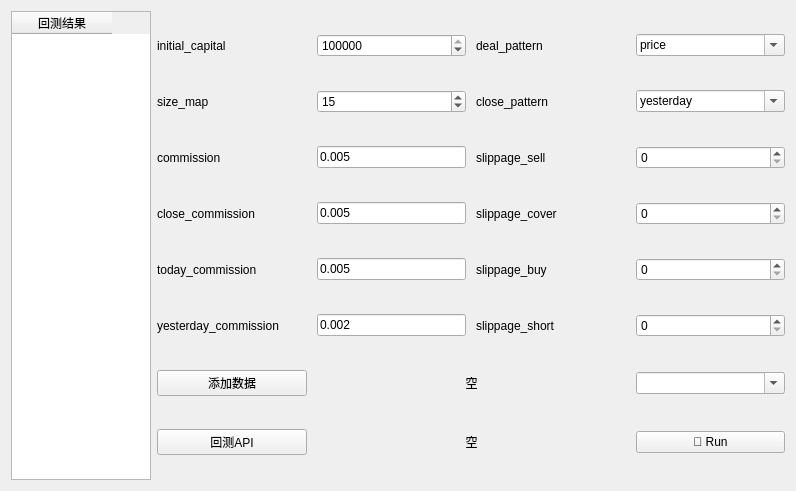
<?xml version="1.0" encoding="UTF-8"?>
<ui version="4.0">
 <class>Form</class>
 <widget class="QWidget" name="Form">
  <property name="geometry">
   <rect>
    <x>0</x>
    <y>0</y>
    <width>796</width>
    <height>491</height>
   </rect>
  </property>
  <property name="windowTitle">
   <string>Form</string>
  </property>
  <layout class="QHBoxLayout" name="horizontalLayout" stretch="2,9">
   <item>
    <widget class="QTableWidget" name="tableWidget">
     <column>
      <property name="text">
       <string>回测结果</string>
      </property>
     </column>
    </widget>
   </item>
   <item>
    <layout class="QGridLayout" name="gridLayout" columnstretch="3,3,3,3">
     <property name="spacing">
      <number>10</number>
     </property>
     <item row="0" column="1">
      <widget class="QSpinBox" name="initial_capital">
       <property name="maximum">
        <number>999999999</number>
       </property>
       <property name="value">
        <number>100000</number>
       </property>
      </widget>
     </item>
     <item row="8" column="0">
      <widget class="QPushButton" name="add_backtrack_btn">
       <property name="text">
        <string>回测API</string>
       </property>
      </widget>
     </item>
     <item row="3" column="1">
      <widget class="QLineEdit" name="commission">
       <property name="text">
        <string>0.005</string>
       </property>
      </widget>
     </item>
     <item row="5" column="1">
      <widget class="QLineEdit" name="today_commission">
       <property name="text">
        <string>0.005</string>
       </property>
      </widget>
     </item>
     <item row="3" column="2">
      <widget class="QLabel" name="slippage_sell_label">
       <property name="text">
        <string>slippage_sell</string>
       </property>
      </widget>
     </item>
     <item row="1" column="1">
      <widget class="QSpinBox" name="size_map">
       <property name="value">
        <number>15</number>
       </property>
      </widget>
     </item>
     <item row="0" column="3">
      <widget class="QComboBox" name="deal_pattern">
       <property name="editable">
        <bool>true</bool>
       </property>
       <item>
        <property name="text">
         <string>price</string>
        </property>
       </item>
      </widget>
     </item>
     <item row="1" column="3">
      <widget class="QComboBox" name="close_pattern">
       <property name="editable">
        <bool>true</bool>
       </property>
       <item>
        <property name="text">
         <string>yesterday</string>
        </property>
       </item>
      </widget>
     </item>
     <item row="6" column="2">
      <widget class="QLabel" name="slippage_short_label">
       <property name="text">
        <string>slippage_short</string>
       </property>
      </widget>
     </item>
     <item row="4" column="0">
      <widget class="QLabel" name="close_commission_label">
       <property name="text">
        <string>close_commission</string>
       </property>
      </widget>
     </item>
     <item row="7" column="0">
      <widget class="QPushButton" name="add_data_btn">
       <property name="text">
        <string>添加数据</string>
       </property>
      </widget>
     </item>
     <item row="3" column="3">
      <widget class="QSpinBox" name="slippage_sell"/>
     </item>
     <item row="0" column="2">
      <widget class="QLabel" name="deal_pattern_label">
       <property name="text">
        <string>deal_pattern</string>
       </property>
      </widget>
     </item>
     <item row="6" column="0">
      <widget class="QLabel" name="yesterday_commission_label">
       <property name="text">
        <string>yesterday_commission</string>
       </property>
      </widget>
     </item>
     <item row="4" column="2">
      <widget class="QLabel" name="slippage_cover_label">
       <property name="text">
        <string>slippage_cover</string>
       </property>
      </widget>
     </item>
     <item row="4" column="1">
      <widget class="QLineEdit" name="close_commission">
       <property name="text">
        <string>0.005</string>
       </property>
      </widget>
     </item>
     <item row="8" column="3">
      <widget class="QPushButton" name="run_btn">
       <property name="text">
        <string>🚀 Run</string>
       </property>
      </widget>
     </item>
     <item row="7" column="1" colspan="2">
      <widget class="QLabel" name="data_label">
       <property name="text">
        <string>空</string>
       </property>
       <property name="alignment">
        <set>Qt::AlignCenter</set>
       </property>
      </widget>
     </item>
     <item row="3" column="0">
      <widget class="QLabel" name="commission_label">
       <property name="text">
        <string>commission</string>
       </property>
      </widget>
     </item>
     <item row="5" column="3">
      <widget class="QSpinBox" name="slippage_buy"/>
     </item>
     <item row="5" column="2">
      <widget class="QLabel" name="slippage_buy_label">
       <property name="text">
        <string>slippage_buy</string>
       </property>
      </widget>
     </item>
     <item row="7" column="3">
      <widget class="QComboBox" name="local_symbol_box">
       <property name="editable">
        <bool>true</bool>
       </property>
      </widget>
     </item>
     <item row="5" column="0">
      <widget class="QLabel" name="today_commission_label">
       <property name="text">
        <string>today_commission</string>
       </property>
      </widget>
     </item>
     <item row="4" column="3">
      <widget class="QSpinBox" name="slippage_cover"/>
     </item>
     <item row="6" column="1">
      <widget class="QLineEdit" name="yesterday_commission">
       <property name="text">
        <string>0.002</string>
       </property>
      </widget>
     </item>
     <item row="1" column="0">
      <widget class="QLabel" name="size_map_label">
       <property name="text">
        <string>size_map</string>
       </property>
      </widget>
     </item>
     <item row="0" column="0">
      <widget class="QLabel" name="initial_capital_label">
       <property name="text">
        <string>initial_capital</string>
       </property>
      </widget>
     </item>
     <item row="6" column="3">
      <widget class="QSpinBox" name="slippage_short"/>
     </item>
     <item row="1" column="2">
      <widget class="QLabel" name="close_pattern_label">
       <property name="text">
        <string>close_pattern</string>
       </property>
      </widget>
     </item>
     <item row="8" column="1" colspan="2">
      <widget class="QLabel" name="backtrack_label">
       <property name="text">
        <string>空</string>
       </property>
       <property name="alignment">
        <set>Qt::AlignCenter</set>
       </property>
      </widget>
     </item>
    </layout>
   </item>
  </layout>
 </widget>
 <resources/>
 <connections/>
</ui>
